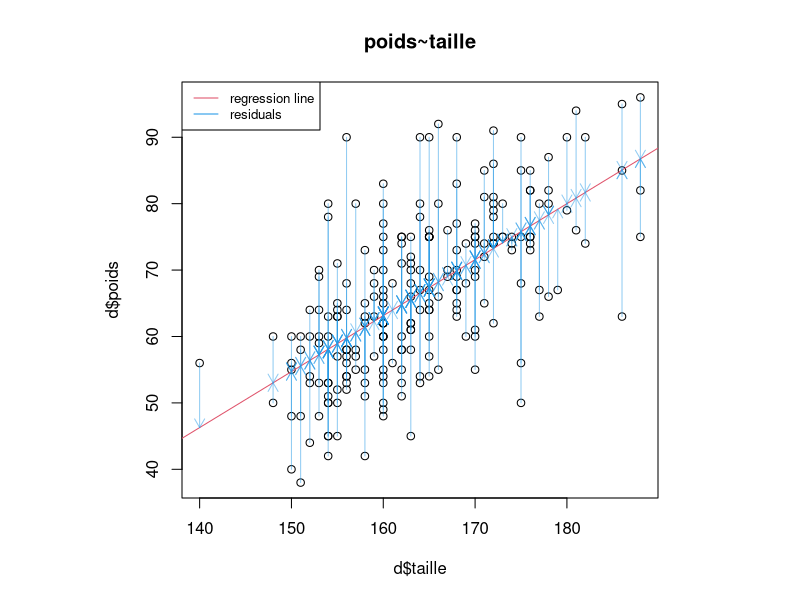
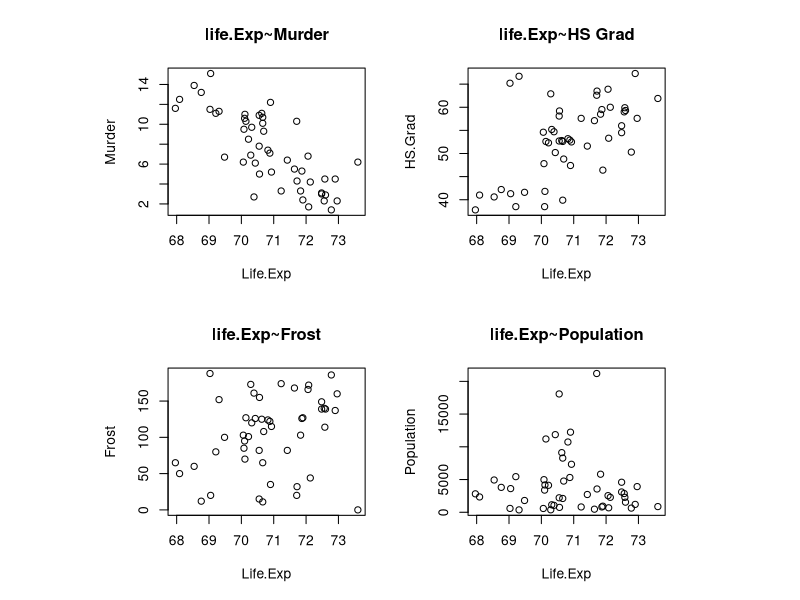
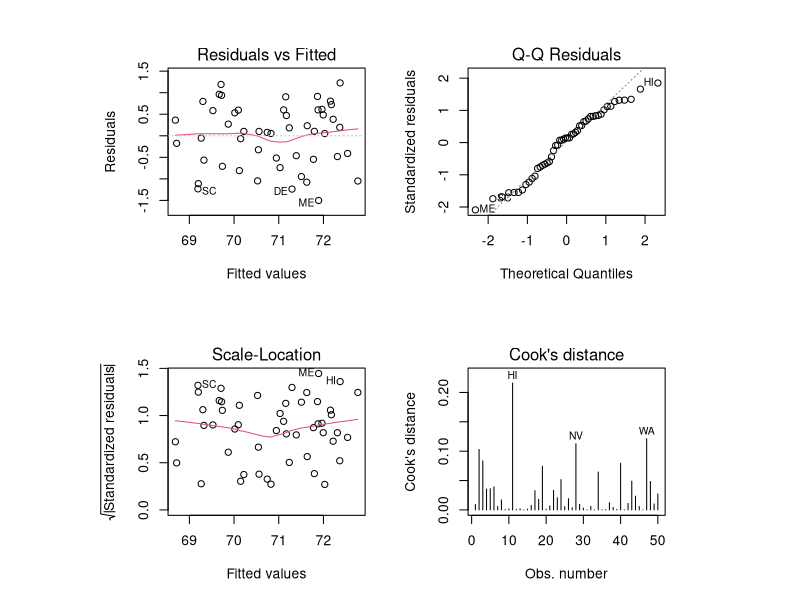
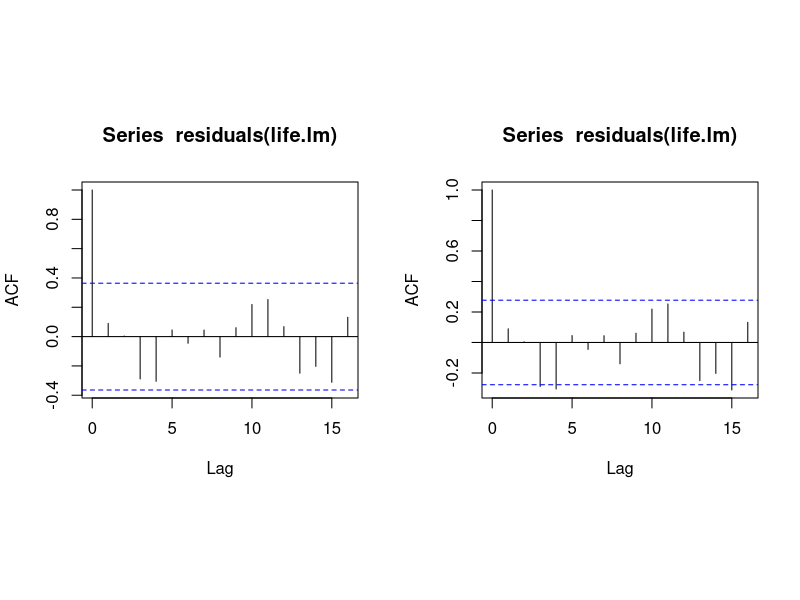

The R script that drew these images, in order:
## ---- chunk 1
options(htmltools.dir.version = FALSE, width = 75)
knitr::opts_chunk$set(echo = TRUE, fig.align='center', dev='png', dpi = 95, out.width = "100%")
## ---- chunk 2
d = read.table("data/data_nutri.csv", header=TRUE, sep=",", row.names = 1)
d$sex = as.factor(d$sex)
layout(1, respect=TRUE)
plot(d$taille, d$poids, main="poids~taille")
## Model
# Y~X
# E(Y) = b.X
# E(Y) = b_0 + b_1.X
# Y_i = b_0 + b_1.X_i + e_i
m = lm(d$poids~d$taille)
m$coefficients
abline(a=m$coefficients[[1]], b=m$coefficients[[2]], col=2) # /!\ y = b.x + a
# residuals
m$residuals
suppressWarnings(arrows(d$taille, d$poids, d$taille, d$poids-m$residuals, col=adjustcolor(4, alpha.f=0.5), length=0.1))
legend("topleft",c("regression line", "residuals"), col=c(2,4), lty=1, cex=.8)
## ---- chunk 3
data(state)
stateEU <-  data.frame(state.x77, row.names=state.abb)
attach(stateEU)
## ---- chunk 4
# README RStudio config, uncheck: # preferences > R Markdown > show output inline for... 
layout(matrix(1:4, 2, byrow=TRUE), respect=TRUE)
plot(Life.Exp, Murder, main="life.Exp~Murder")
plot(Life.Exp, HS.Grad, main="life.Exp~HS Grad")
plot(Life.Exp, Frost, main="life.Exp~Frost")
plot(Life.Exp, Population, main="life.Exp~Population")
## ---- chunk 5
life.lm = lm(Life.Exp ~ Murder + HS.Grad + Frost, data = stateEU)
layout(matrix(1:4, 2, byrow=TRUE), respect=TRUE)
plot(life.lm, which=1:4)
## ---- chunk 6
stateEU[c("HI", "NV", "WA", "ME", "SC"),]
## ---- chunk 7
layout(matrix(1:2, 1, byrow=TRUE), respect=TRUE)
acf(residuals(life.lm),ci=0.99)
acf(residuals(life.lm),ci=0.95)
## ---- chunk 8
shapiro.test(resid(life.lm))
## ---- chunk 9
library(lmtest)
raintest(life.lm)
## ---- chunk 10
gqtest(life.lm)
## ---- chunk 11
dwtest(life.lm)
## ---- chunk 12
library(car)
vif(life.lm)
## ---- chunk 13
summary(life.lm)
## ---- chunk 14
summary(life.lm)
## ---- chunk 15
confint(life.lm)
ci=  c(life.lm$coefficients - 1.96*summary(life.lm)$coefficients[,2], life.lm$coefficients+ 1.96*summary(life.lm)$coefficients[,2])
ci
## ---- chunk 16
life.pred = predict(life.lm,data.frame(Murder=8,  HS.Grad=75, Frost=80, Population=4250), interval="confidence",se.fit = TRUE)
ci=  c(life.pred$fit[1] - 1.96*life.pred$se.fit, life.pred$fit[1]+ 1.96*life.pred$se.fit)
life.pred
ci
## ---- chunk 17
extractAIC(life.lm)
## ---- chunk 18
life.lm <- lm(Life.Exp ~ ., data=stateEU) 
summary(life.lm)
extractAIC(life.lm)
## ---- chunk 19
life.lm <-  update(life.lm,.~.-Area-Illiteracy-Income)
summary(life.lm)
extractAIC(life.lm)
## ---- chunk 20
life.lm <-  update(life.lm,.~.-Population)
summary(life.lm)
extractAIC(life.lm)
## ---- chunk 21
life.lm <- lm(Life.Exp ~ Murder + HS.Grad + Frost + Population)
## ---- chunk 22
life.lm <- step(lm(Life.Exp ~ .,data=stateEU), method="bakward")
## ---- chunk 23
life.lm$anova
